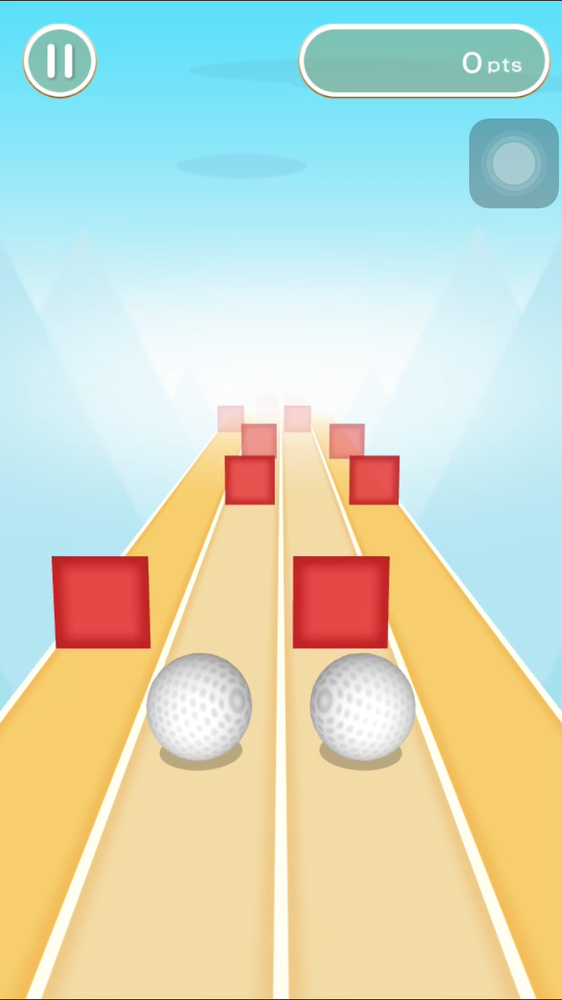
#> input picture Practice/twins0.png, 562 x 1000 px, shrunk from 750 x 1334 before the run, found by its file name
$ python openCam.py   (older library calls are emulated)
#> lines starting #> are read from the running program, lines starting #| are printed output that depends on the picture; after the words box and inside, x2 and y2 are one past the last pixel; in counts of white or black regions, pixels touching at a corner belong together
# [12 lines of commented-out code are left out]

import cv2
import numpy as np

img = cv2.imread('C:\\Users\\sirei\\Documents\\GIT_SYNC\\TYT\\learn\\twins0.png')
#> img is the input picture: shape (1000, 562, 3); mean B, G, R 196, 217, 206.9
imgray=cv2.cvtColor(img,cv2.COLOR_BGR2GRAY)
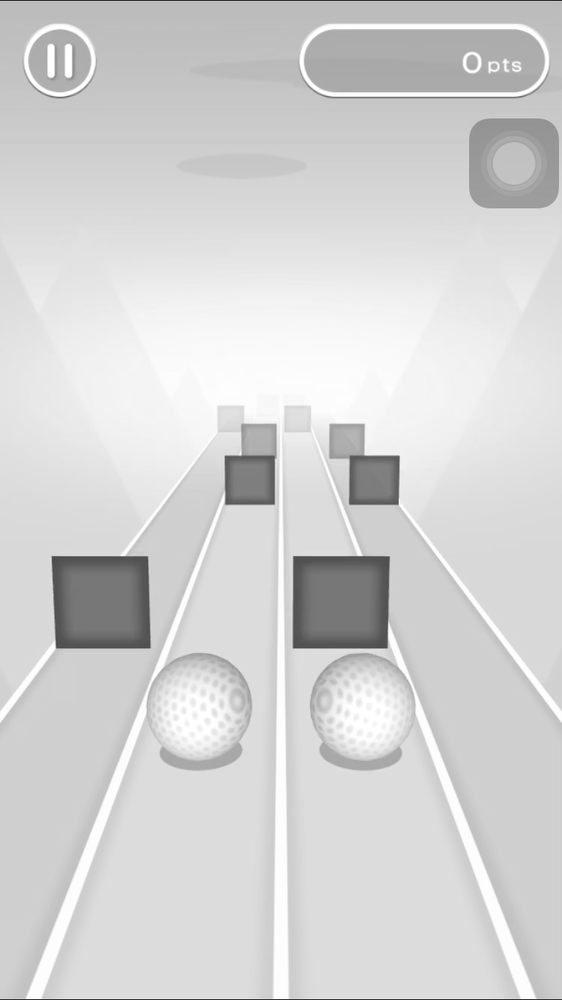
#> imgray: shape (1000, 562); min 46, max 255, mean 211.5
ret,thresh=cv2.threshold(imgray,127,255,0)
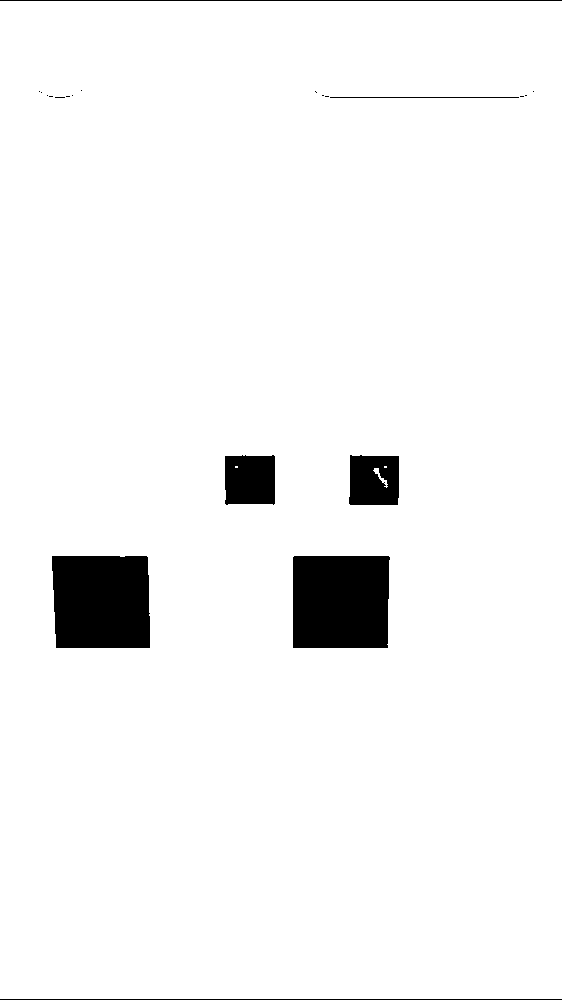
#> thresh: shape (1000, 562); 95.8% white; 21 black regions (14 under 20 px)
image,cnts,hierarchy=cv2.findContours(thresh,cv2.RETR_TREE,cv2.CHAIN_APPROX_SIMPLE)
#> cnts = 25 contours, 17 with area under 20; largest, box (x1, y1, x2, y2) and area: (0, 1, 562, 999) 559317, (292, 555, 391, 649) 8970, (51, 555, 151, 649) 8932, (348, 454, 400, 506) 2502, (224, 454, 276, 506) 2494, (329, 96, 520, 99) 378, (373, 468, 388, 488) 50, (54, 96, 66, 99) 20
cv2.namedWindow("imageshow", cv2.WINDOW_NORMAL);
cv2.imshow('imageshow',image)  # 显示返回值image，其实与输入参数的thresh原图没啥区别
cv2.waitKey()
#> (the run stopped early here; a loop or call above may not have finished)
